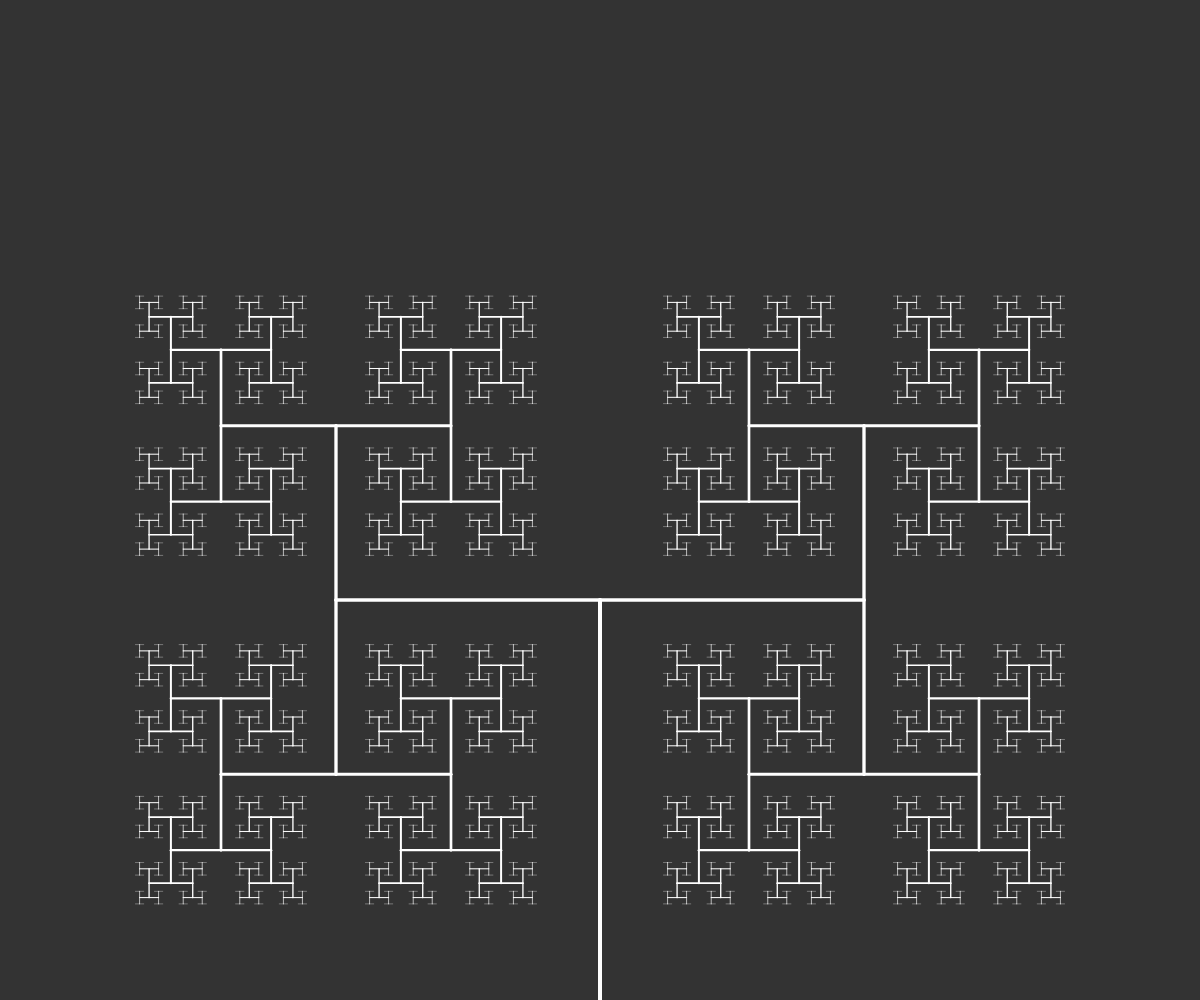
Frame 1 (no input)
Frame 60 (no input): identical to frame 1, image omitted
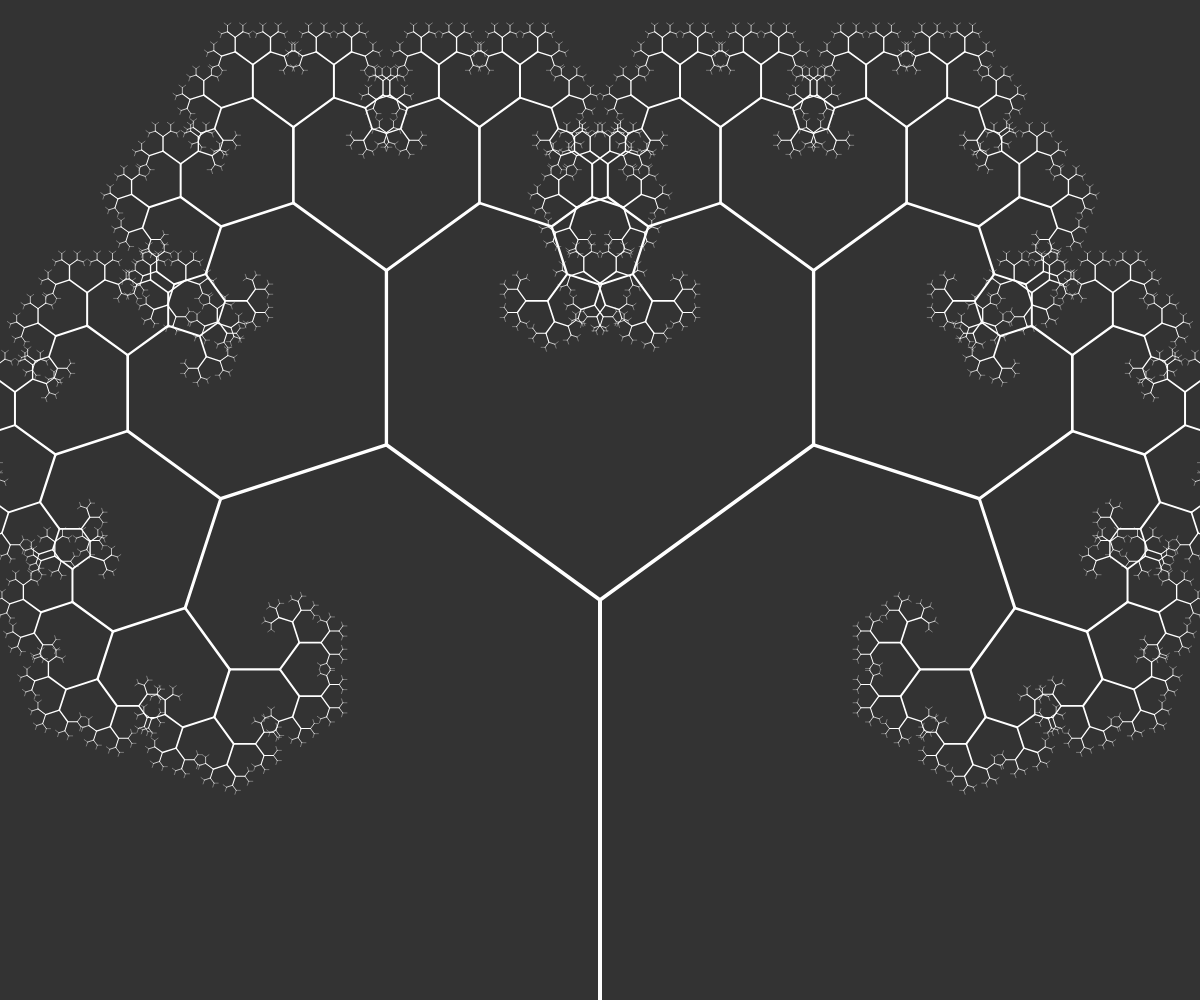
Frame 120 (the mouse pressed at the canvas centre since frame 60)

The p5.js sketch that drew these frames (run headless with seeded random() and noise() and a simulated clock; from frame 60 on, the mouse is pressed at the canvas centre):

// p5.js sketch
// ── sketch.js
function setup() {
 createCanvas(windowWidth, windowHeight);
}

function draw() {
  background(51);
  
  angle = map(mouseX, 0, width, PI / 2, PI / 10);
  
  translate(width / 2, height);
  stroke(255);
  branch(height/2 - 100, 1); //Tamanho do Tronco e espessura
}

function branch(len, generation){
 
  strokeWeight(map(generation, 1, 10, 4, 1));
  line(0, 0, 0, -len);
  
  translate(0, -len);
  len *= 0.66;
  
  generation++;
  
  if(len > 2){
    push();
     rotate(angle);
     branch(len, generation);
    pop();
    
    push();
     rotate(-angle);
     branch(len, generation);
    pop();
  }
  
}
